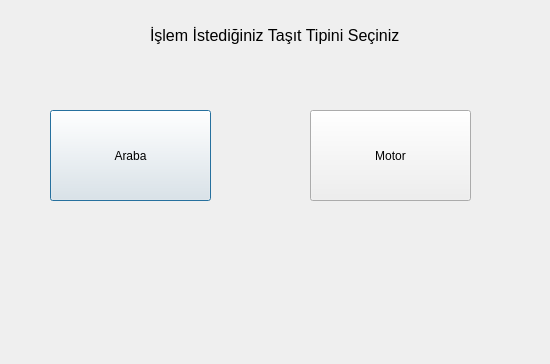
<?xml version="1.0" encoding="UTF-8"?>
<ui version="4.0">
 <class>CarType</class>
 <widget class="QDialog" name="CarType">
  <property name="geometry">
   <rect>
    <x>0</x>
    <y>0</y>
    <width>550</width>
    <height>364</height>
   </rect>
  </property>
  <property name="windowTitle">
   <string>Taşıt Seçim</string>
  </property>
  <widget class="QLabel" name="label">
   <property name="geometry">
    <rect>
     <x>150</x>
     <y>20</y>
     <width>261</width>
     <height>31</height>
    </rect>
   </property>
   <property name="font">
    <font>
     <pointsize>12</pointsize>
    </font>
   </property>
   <property name="text">
    <string>İşlem İstediğiniz Taşıt Tipini Seçiniz</string>
   </property>
  </widget>
  <widget class="QPushButton" name="btnCar">
   <property name="geometry">
    <rect>
     <x>50</x>
     <y>110</y>
     <width>161</width>
     <height>91</height>
    </rect>
   </property>
   <property name="text">
    <string>Araba</string>
   </property>
   <property name="checkable">
    <bool>true</bool>
   </property>
   <property name="checked">
    <bool>false</bool>
   </property>
  </widget>
  <widget class="QPushButton" name="btnMotor">
   <property name="geometry">
    <rect>
     <x>310</x>
     <y>110</y>
     <width>161</width>
     <height>91</height>
    </rect>
   </property>
   <property name="text">
    <string>Motor</string>
   </property>
   <property name="checkable">
    <bool>false</bool>
   </property>
   <property name="checked">
    <bool>false</bool>
   </property>
  </widget>
 </widget>
 <resources/>
 <connections/>
</ui>
